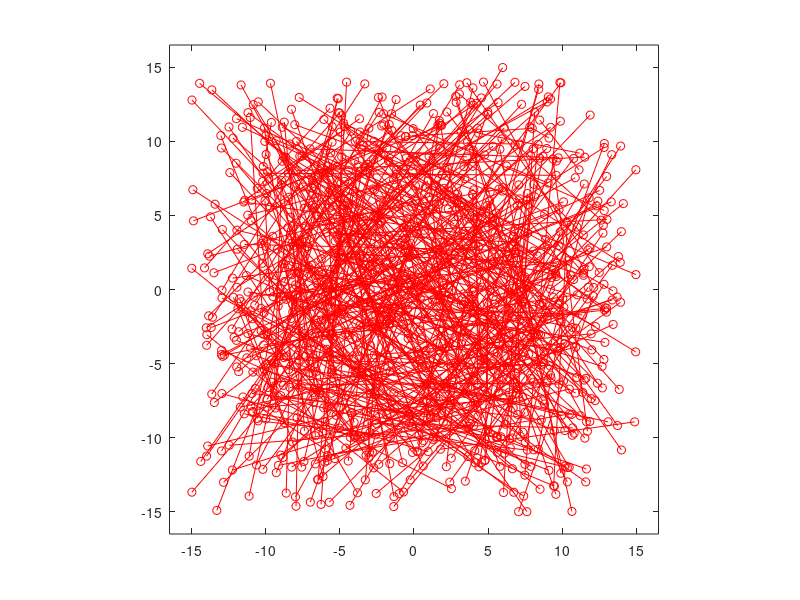

Here is the MATLAB script that generated this plot:
%% sampling on a polar coordinate system

clear all
close all

n_pairs = 512;
max_distance = 15;

% cartesian coordinates
pairs = zeros(n_pairs, 4);
%x
% radius (distances) and` angles
r_and_theta = zeros(n_pairs, 4);

for n = 1 : n_pairs
    
    %wrong method
    %r1(n)=R*rand(1,1);
    %theta1(n)=2*pi*rand(1,1);
    
    % right method
    % pdf_r(r)=(2/R^2) * r
    % cumulative pdf_r is F_r = (2/R^2)* (r^2)/2
    % inverse cumulative pdf is r = R*sqrt(F_r)
    % so we genera  te the correct r as

    for p = 1 : 2
        
        %wrong method concentration on the origin
        %r1(n)=R*rand(1,1);
        %theta1(n)=2*pi*rand(1,1);

        % [r1 theta1 r2 theta2]
        % right way to smapling randomly on a circle
        r_and_theta(n, 1+(p-1)*2) = cast(max_distance * sqrt(rand(1,1)), 'uint8');
        
        % concentration on the center of the circle
        %r_and_theta(n, 1+(p-1)*2) = cast(max_distance * rand(1,1), 'uint8');
        
        
        % and theta as before:
        r_and_theta(n, 2+(p-1)*2) = 2 * pi * rand(1,1);
        
        % convert to cartesian for drawing
        r = r_and_theta(n, 1+(p-1)*2);
        theta = r_and_theta(n, 2+(p-1)*2);
        
        pairs(n, 1+(p-1)*2) = r * cos(theta); % x1, y1
        pairs(n, 2+(p-1)*2) = r * sin(theta); % x2, y2
    end
end

% Saving

%save('test_pairs_128.txt', 'r_and_theta','-ascii');

%subplot(1,2,2)
plot(pairs(:,1:2)', pairs(:,3:4)', 'r-o')

axis([-1.1*max_distance 1.1*max_distance -1.1*max_distance 1.1*max_distance])
axis square

